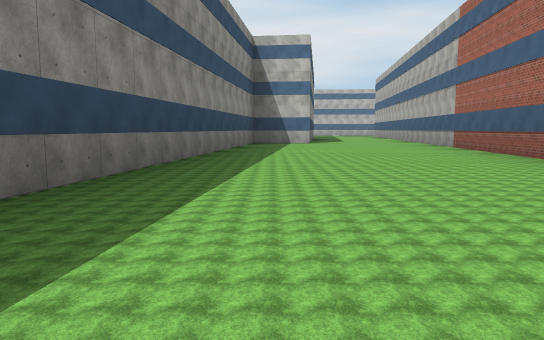
[1] (above)

24 first-person views from a walk through a Webots world. The camera is 1.2 m above the floor, tilts 6° down and sees 70° across. The floor is counted in squares, 5 m on a side. Each view is taken from the middle of a square. On the plan, view 1 faces up. The plan holds only what a view shows up to about 9 squares ahead; the rest is blank. The place goes on beyond the plan. Robots are left out. Simple shapes and patterns stand in for the simulator's stock objects.

[2]
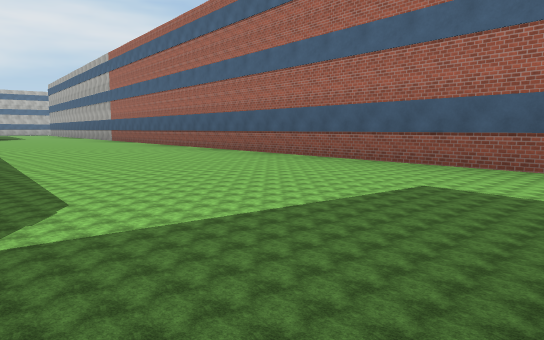

[3]
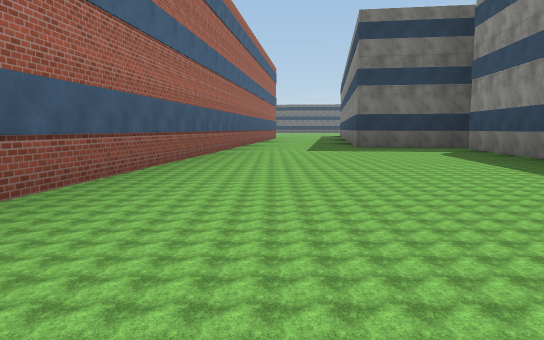

[4]
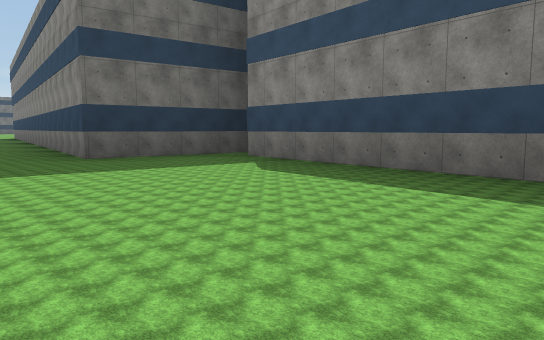

[5]
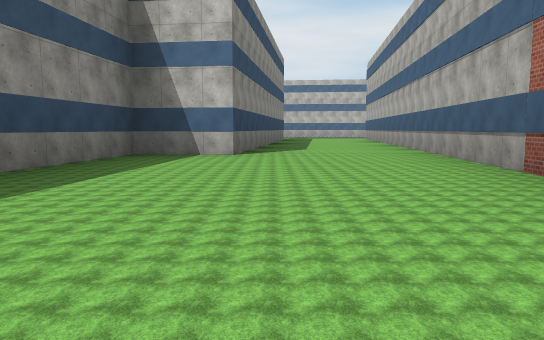

[6]
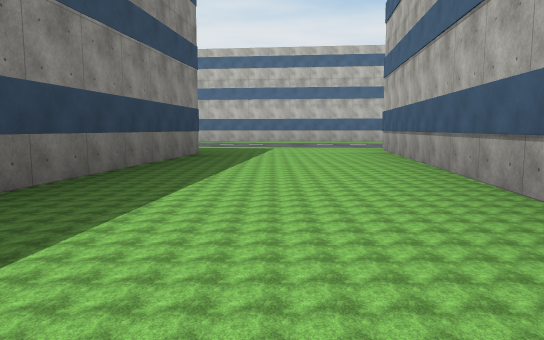

[7]
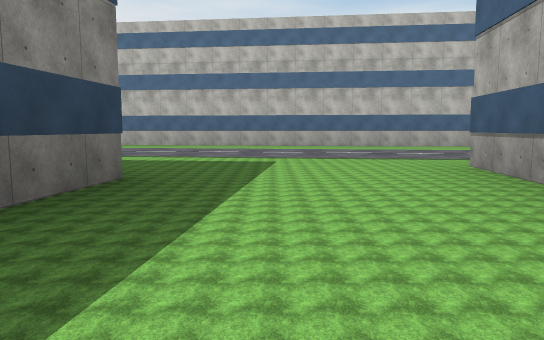

[8]
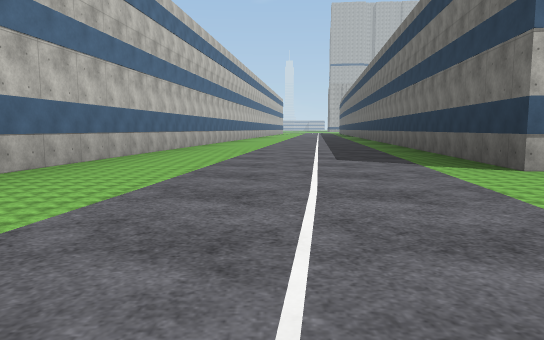

[9]
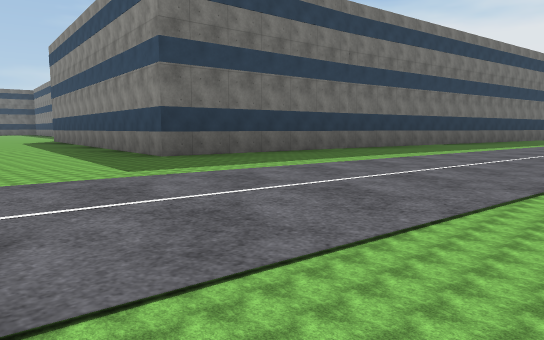

[10]
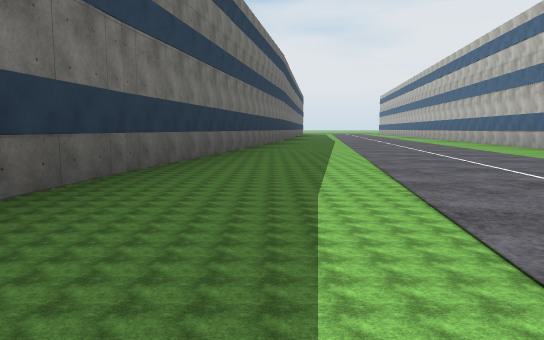

[11]
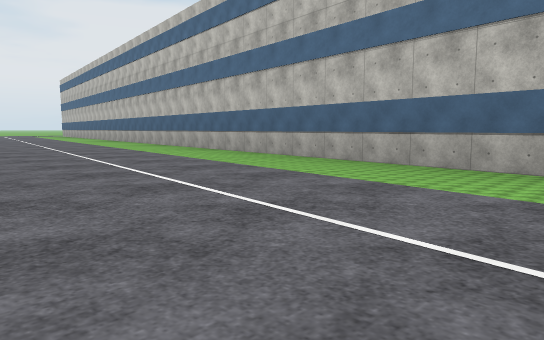

[12]
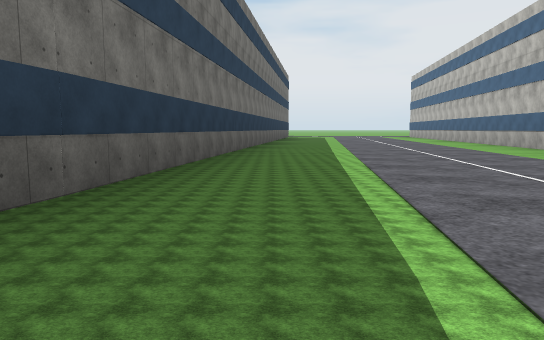

[13]
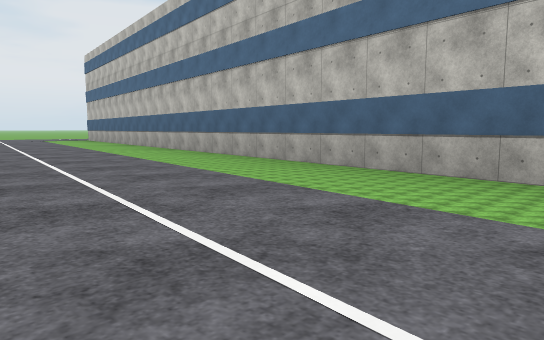

[14]
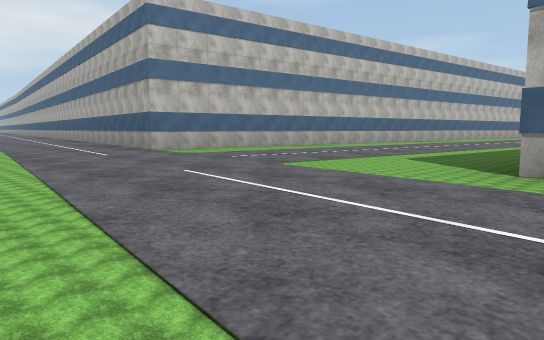

[15]
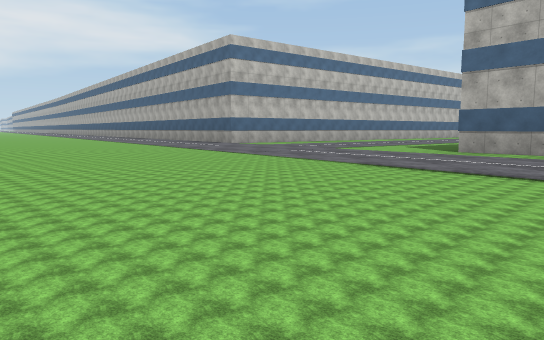

[16]
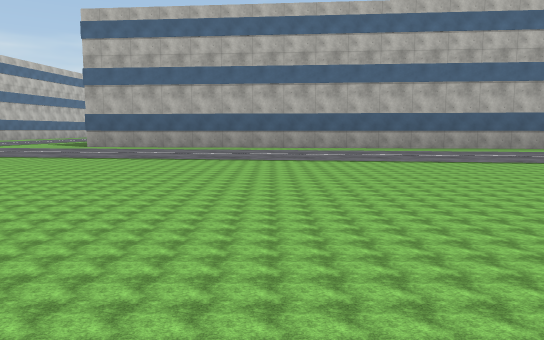

[17]
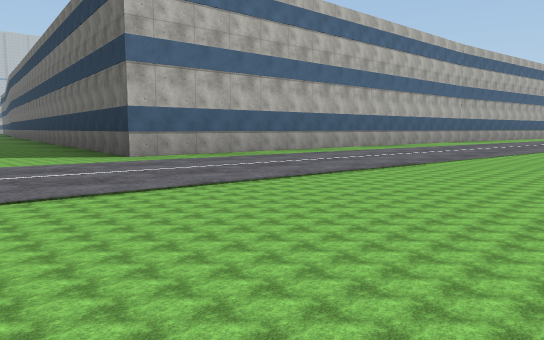

[18]
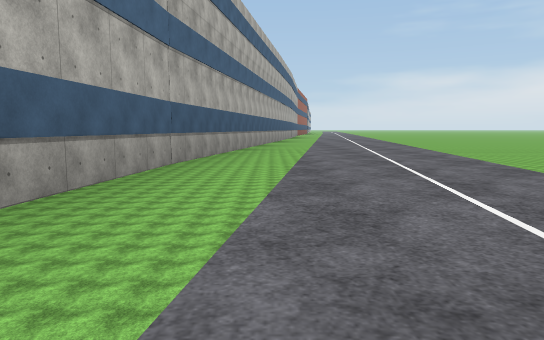

[19]
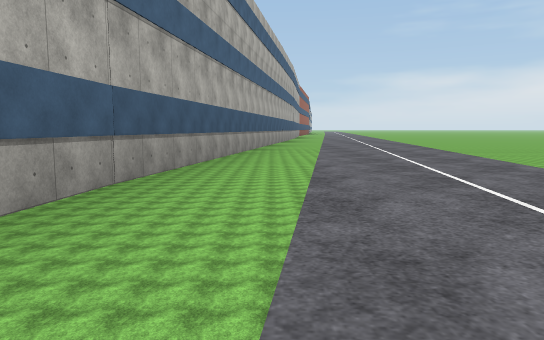

[20]
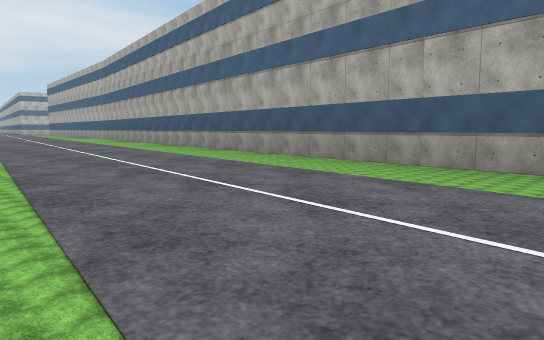

[21]
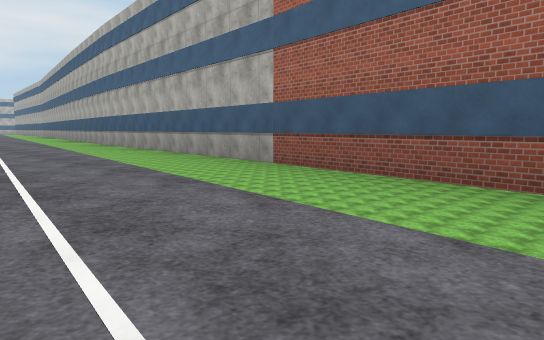

[22]
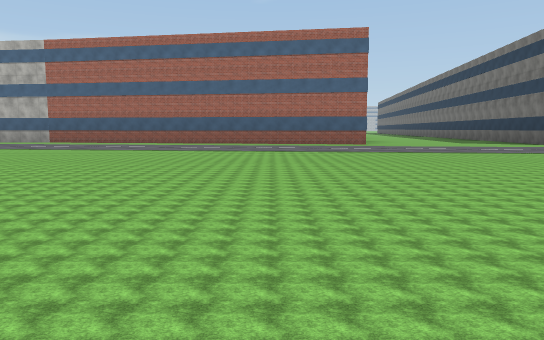

[23]
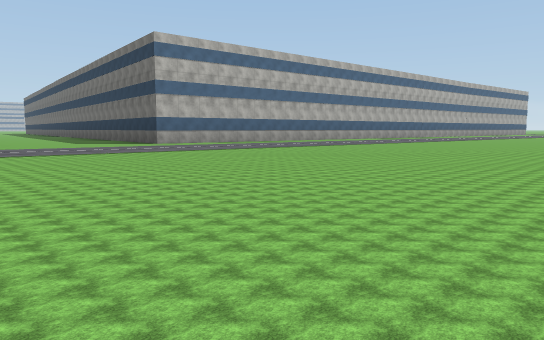

[24]
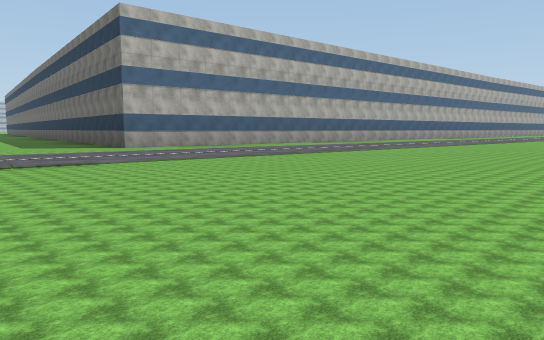

### Floor plan
Key: @ floor where view 1 was taken; . floor; B building.
Columns run from 27 left of view 1 to 8 right of it. Each row starts with its distance up from view 1.
 20       ....B
 19       ....B
 18       ....BBBBBBB
 17       ...........BBBBBBB
 16      ....................  BBBBBBB
 15      .............................BB
 14      .....BBBBB.....................
 13      ....B     BBBBBBB..............
 12     .....B            BBBBBBB..BBBBB
 11      ....B                  B.B
 10       ...B                  B.B
  9       ...B                  B.B
  8       ...B                 B..B
  7      ....B                 B..B
  6     .....B                B...B
  5     .....B                B...B
  4    .....B                 B...B
  3    .....B                 B...B
  2   ......B                 B..B
  1   ......B                 B..B
  0      ...B                 B@.B
 -1      ...B                B...B
 -2       ..B                B...B
 -3      ..B                 B...B
 -4      ..B                  B..B
 -5     ...B                  B..B
 -6   .....B                  B.B
 -7  ......B                  B.B
 -8 .......B                  B
 -9 .......B                  B
-10 .........                 B
-11 ...........
-12 ............
-13  .....BBBBBB
-14  .....B
-15  .....B
-16  .....B
-17   ....B
-18   ....B
-19   ... B
-20    ..

Positions as (right, up) in squares from view 1, and headings:
1: (0, 0), facing up
2: (-1, -3), facing up-right
3: (1, 2), facing down
4: (1, 0), facing down-left
5: (1, 3), facing up
6: (2, 8), facing up
7: (2, 10), facing up
8: (1, 14), facing right
9: (3, 15), facing down-left
10: (1, 13), facing left
11: (-4, 14), facing up-left
12: (-6, 14), facing left
13: (-9, 15), facing up-left
14: (-20, 14), facing up-right
15: (-22, 13), facing up-right
16: (-23, 12), facing right
17: (-21, 16), facing down-right
18: (-19, 11), facing down
19: (-19, 10), facing down
20: (-22, -1), facing up-right
21: (-22, -6), facing up-right
22: (-27, -8), facing right
23: (-27, -9), facing down-right
24: (-26, -10), facing down-right
